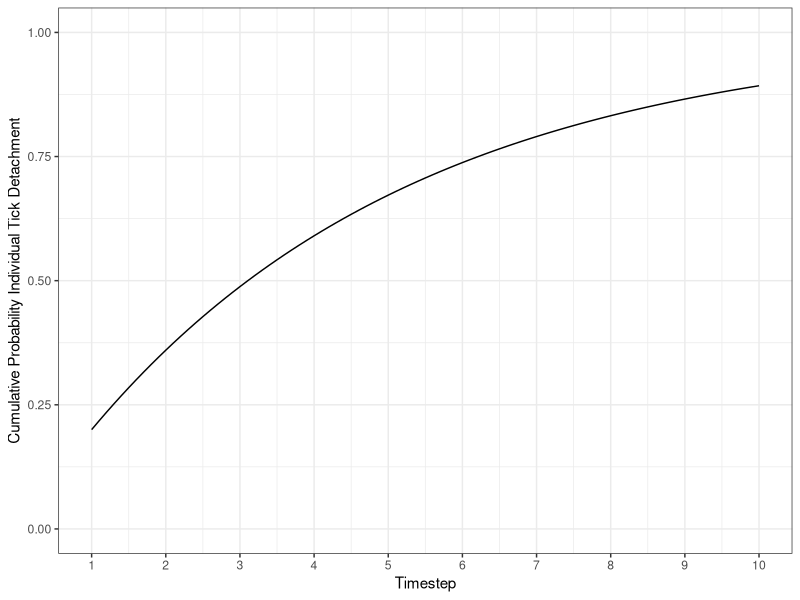
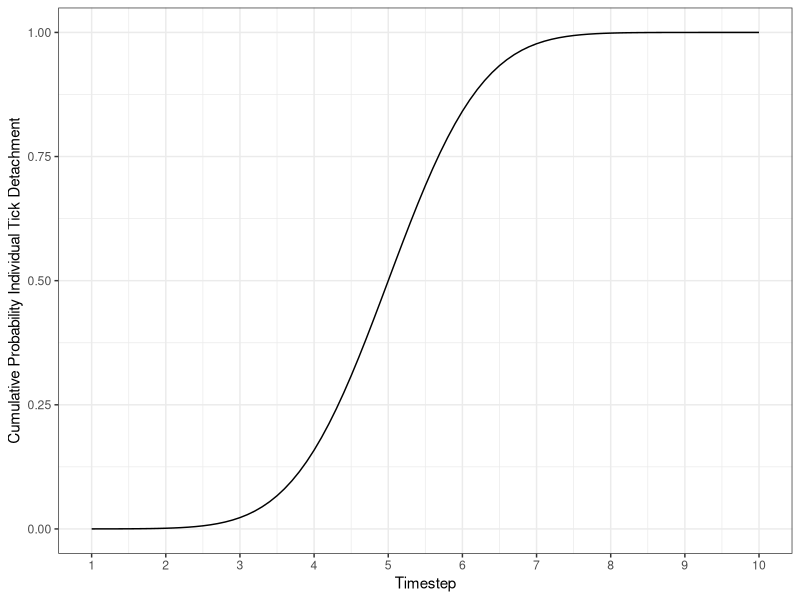
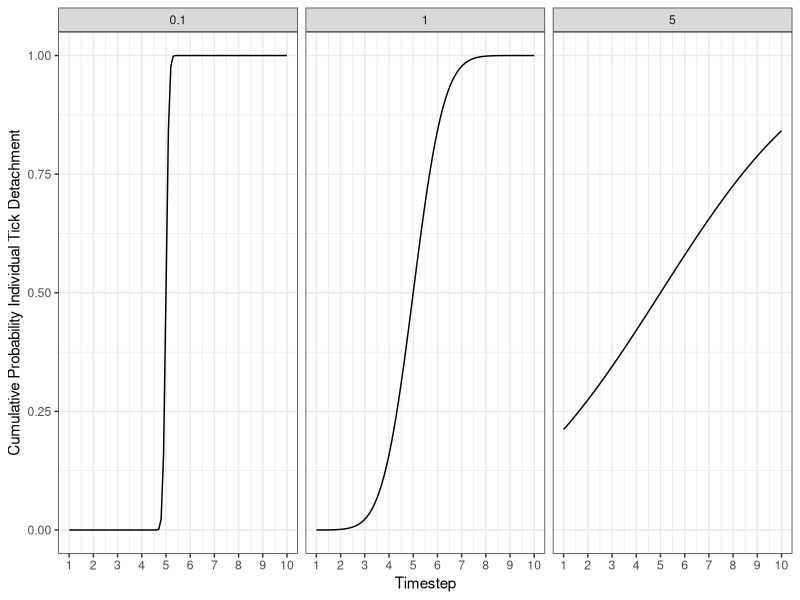

Source code (R) for these figures, in order:
####
## project: parasite_burden_modeling
## file: pb_detachment_prob_viz.R
## function: visualize the probability of detachment over time under different models
## author: chris wojan
####

## Load libraries
library(ggplot2)

## detachment rate probability

x <- 10:100 / 10
y <- 1 - 0.8^x

data <- data.frame(x = x, y = y)

ggplot(data = data) +
  geom_line(aes(x = x, y = y)) +
  scale_x_continuous(breaks = 1:10) +
  scale_y_continuous(limits = c(0,1)) +
  labs(x = "Timestep", y = "Cumulative Probability Individual Tick Detachment") +
  theme_bw()


## attachment length probability

l1 <- pnorm(x, mean = 5, sd = 0.1)
l2 <- pnorm(x, mean = 5, sd = 1)
l3 <- pnorm(x, mean = 5, sd = 5)

l <- unlist(lapply(X = c(0.1, 1, 5), FUN = function(x) pnorm(10:100/10, mean = 5, sd = x)))





data2 <- data.frame(x = rep(x, 3), l = l, sd = rep(c(0.1,1,5), each = 91))

ggplot(data = data2[data2$sd == 1,]) +
  geom_line(aes(x = x, y = l)) +
  scale_x_continuous(breaks = 1:10) +
  scale_y_continuous(limits = c(0,1)) +
  labs(x = "Timestep", y = "Cumulative Probability Individual Tick Detachment") +
  theme_bw()

ggplot(data = data2) +
  geom_line(aes(x = x, y = l)) +
  facet_wrap(vars(sd)) +
  scale_x_continuous(breaks = 1:10) +
  scale_y_continuous(limits = c(0,1)) +
  labs(x = "Timestep", y = "Cumulative Probability Individual Tick Detachment") +
  theme_bw()

